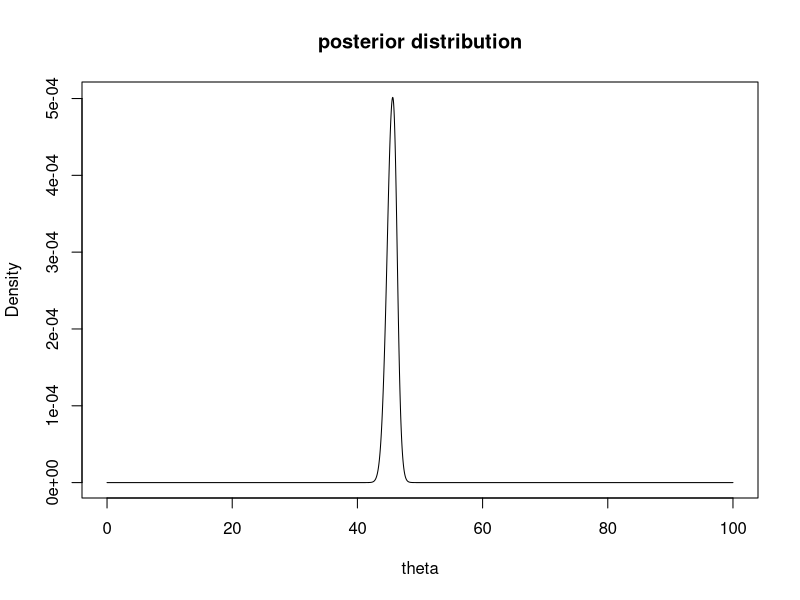
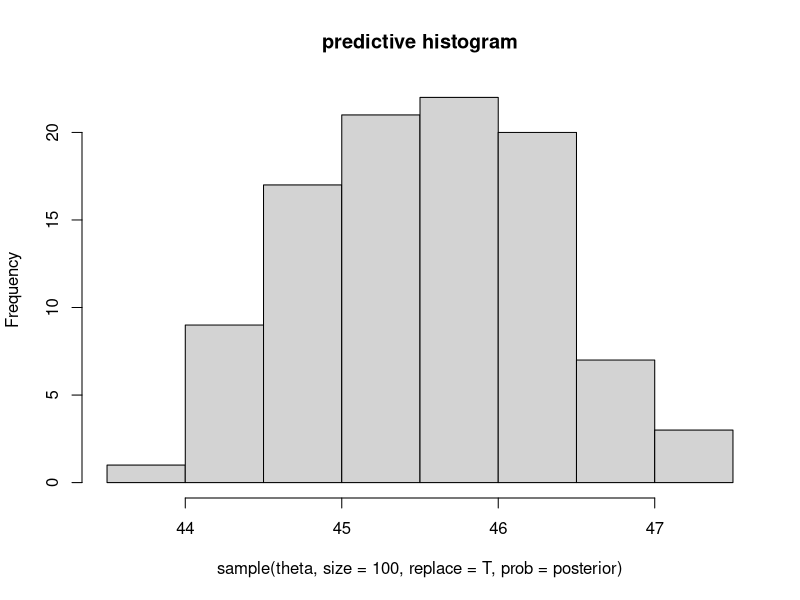
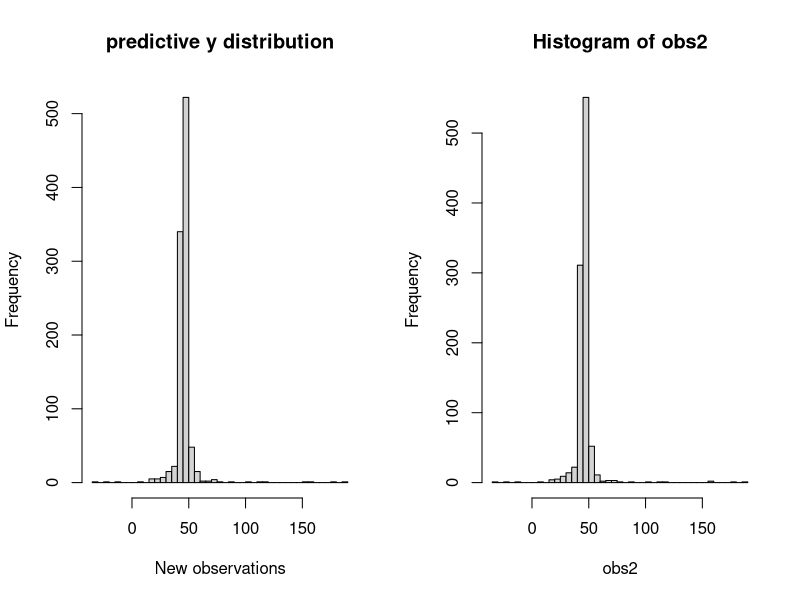

Reproduce these figures in R, in order.
y = c(43,44,45,46,46.5,47.5)
theta = seq(0,100,1/1000)
posterior = rep(0,length(theta))
for ( i in 1 : length(theta)){
    posterior[i] = prod(1 / (1+(y-theta[i])^2 ))
}
posterior = posterior / sum(posterior)
plot(theta, posterior,type= "l", lwd =1, ylab="Density", main="posterior distribution")

# sample from posterior 
set.seed(33)
hist(sample(theta,size=100,replace = T, prob = posterior), main= "predictive histogram")

# predictive distribution:
par(mfcol=c(1,2))
set.seed(33)
obs = rep(0,1000)
sample = sample(theta, size = 1000, replace = T, prob = posterior)
for (i in 1:1000){
    obs[i] = rcauchy(1, location = sample[i])
}
hist(obs,breaks= 50,xlab="New observations", main="predictive y distribution")
## marginal distribution of y
## is it equvilant to conditional on mean of theta
set.seed(33)
sample2 = sample(theta,1000, replace = T, prob = posterior)
theta0 = mean(sample2)
obs2 = rcauchy(n=1000, location = theta0)
hist(obs2,breaks=50)

# different!!!!!